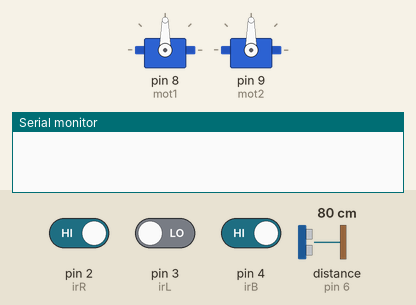
The sketch below on a simulated Arduino Uno, built with avr-gcc and run on an emulated ATmega328P. Shown: 2 × servo, the last lines printed to the serial monitor. Wiring (inferred from the names in the program): ultrasonic range finder: trigger pin 5; echo pin 6. The inputs (shaded band) are chosen by the test bench; at power-on: pin 2 (irR) HIGH, pin 3 (irL) LOW, pin 4 (irB) HIGH, distance to the obstacle (sensor on pin 6) 80 cm. The echo pulse lasts 58.3 µs per cm.

Above: at 0.1 s.
At 1.1 s:
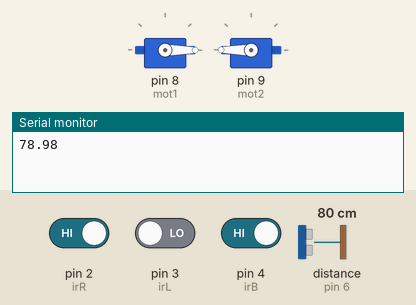
At 2.1 s:
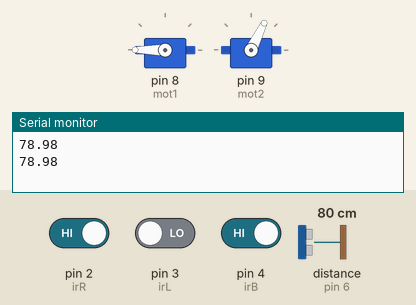
Timing chart, 0 to 3.6 s (numbered marks = the images above):
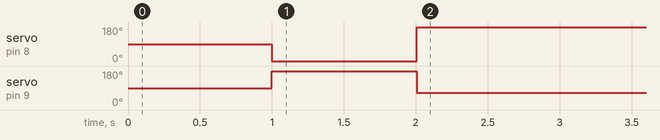

The sketch:

robot_sumo_ignacio.ino
```cpp
// Programado por Ignacio Herreros y Arturo Martínez
// Dudas o sugerencias:
// hmmi@ieslaboral.edu.es
// mfa@ieslaboral.edu.es

#include <Servo.h>
// definición de pines
#define irR 2
#define irL 3
#define irB 4
#define pintrig 5
#define pinecho 6
#define buzz 7
#define mot1 8
#define mot2 9

// Variables
int marcha=1; // Estado del robot: 0->atrás,1->adelante,2->giro
float distancia; // medida en cm del sensor ultrasónico
Servo motor1,motor2; //instanciación de los motores de la clase Servo
void setup() {
  // inicialización de pines como entrada o salida
  pinMode(irR, INPUT);
  pinMode(irL, INPUT);
  pinMode(irB, INPUT);
  pinMode(pintrig, OUTPUT);
  pinMode(pinecho, INPUT);
  // declaración de los pines a los que estan conectados los servos
  motor1.attach(mot1);
  motor2.attach(mot2);
  // inicialización del monitor serie
  Serial.begin(9600);
}

// the loop function runs over and over again forever
void loop() {

  // programación de cambios de estado

  if(digitalRead(irR)==0 || digitalRead(irL)==0){
    // Si detecto el borde por delante, marcha atras
    // durante un segundo y empiezo a girar
    marcha=0;
    delay(1000); //debería ajustarse hasta llegar al centro +o-
    marcha=2;
  }
  if(digitalRead(irB)==0 ){
    // Si detecto el borde por detras, marcha adelante
    // durante un segundo y empiezo a girar
    marcha=1;
    delay(1000); //debería ajustarse hasta llegar al centro +o-
    marcha=2;
  }
  if(distancia< 10){
    // Si detecto un objeto delante a menos de 10cm,
    // marcha adelante
    marcha=1;
  }

 // Declaración de acciones en cada estado
  if (marcha==1){
    //los dos motores hacia adelante a maxima velocidad
    //dependerá de las conexiones
    motor1.write(0);
    motor2.write(255);
  }
  if (marcha==0){
    //los dos motores hacia atrás a maxima velocidad
    motor2.write(0);
    motor1.write(255);
  }
 if (marcha==2){
    //los dos motores girando a media velocidad
    motor2.write(64);
    motor1.write(192);
  }

  distancia= medirDistancia(pintrig,pinecho);
  Serial.println(distancia);
}

float medirDistancia(int trigger, int echo){
  float distcm;
  digitalWrite(trigger,LOW);
  delayMicroseconds(2);
  digitalWrite(trigger,HIGH);
  delayMicroseconds(10);
  digitalWrite(trigger,LOW);

  unsigned long tiempo=pulseIn(echo,HIGH);
  distcm= tiempo*0.000001*34000/2;
  return distcm;
  }
```

Measured:
- by itself, servo on pin 8 (mot1): 90° → 0° at 1.0 s, → 180° 1.0 s later
- by itself, servo on pin 9 (mot2): 90° → 180° at 1.0 s, → 64° 1.0 s later
